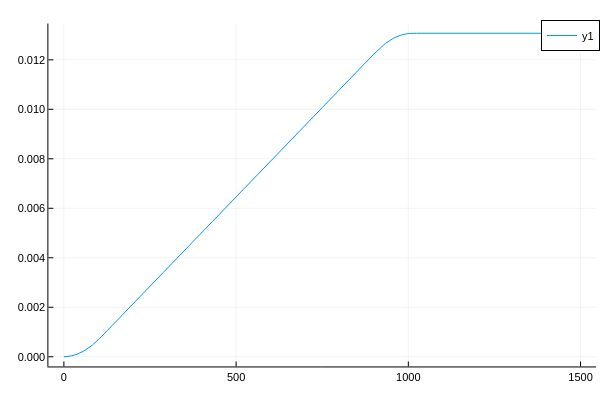

Notebook code cell kept with this figure:
### Code cell
plot(thist,Ωhist[2:end,1])

### Figure 1 — Plotly figure (JSON) as saved in the notebook; plotly's stock layout.template omitted (floating-point values rounded to 4 significant figures; data arrays with more than 128 entries replaced by an {"elided": "..."} marker saying what was removed)
{"data": [{"colorbar": {"len": 0.9525, "title": "", "x": 0.9934, "y": 0.5139}, "legendgroup": "y1", "line": {"color": "rgba(0, 154, 250, 1.000)", "dash": "solid", "shape": "linear", "width": 1}, "mode": "lines", "name": "y1", "showlegend": true, "type": "scatter", "x": {"elided": "3001 float values"}, "xaxis": "x", "y": {"elided": "3001 float values"}, "yaxis": "y", "zmax": null, "zmin": null}], "layout": {"annotations": [], "height": 400, "legend": {"bgcolor": "rgba(255, 255, 255, 1.000)", "bordercolor": "rgba(0, 0, 0, 1.000)", "borderwidth": 1, "font": {"color": "rgba(0, 0, 0, 1.000)", "family": "sans-serif", "size": 11}, "title": {"font": {"color": "rgba(0, 0, 0, 1.000)", "family": "sans-serif", "size": 15}, "text": ""}, "tracegroupgap": 0, "traceorder": "normal", "x": 1, "xanchor": "auto", "y": 1, "yanchor": "auto"}, "margin": {"b": 20, "l": 0, "r": 0, "t": 20}, "paper_bgcolor": "rgba(255, 255, 255, 1.000)", "plot_bgcolor": "rgba(255, 255, 255, 1.000)", "showlegend": true, "width": 600, "xaxis": {"anchor": "y", "domain": [0.08064, 0.9934], "gridcolor": "rgba(0, 0, 0, 0.100)", "gridwidth": 0.5, "linecolor": "rgba(0, 0, 0, 1.000)", "mirror": false, "range": [-45, 1545], "showgrid": true, "showline": true, "showticklabels": true, "tickangle": 0, "tickcolor": "rgb(0, 0, 0)", "tickfont": {"color": "rgba(0, 0, 0, 1.000)", "family": "sans-serif", "size": 11}, "tickmode": "array", "ticks": "inside", "ticktext": ["0", "500", "1000", "1500"], "tickvals": [0, 500, 1000, 1500], "title": "", "titlefont": {"color": "rgba(0, 0, 0, 1.000)", "family": "sans-serif", "size": 15}, "type": "-", "visible": true, "zeroline": false, "zerolinecolor": "rgba(0, 0, 0, 1.000)"}, "yaxis": {"anchor": "x", "domain": [0.03762, 0.9902], "gridcolor": "rgba(0, 0, 0, 0.100)", "gridwidth": 0.5, "linecolor": "rgba(0, 0, 0, 1.000)", "mirror": false, "range": [-0.0003922, 0.01347], "showgrid": true, "showline": true, "showticklabels": true, "tickangle": 0, "tickcolor": "rgb(0, 0, 0)", "tickfont": {"color": "rgba(0, 0, 0, 1.000)", "family": "sans-serif", "size": 11}, "tickmode": "array", "ticks": "inside", "ticktext": ["0.000", "0.002", "0.004", "0.006", "0.008", "0.010", "0.012"], "tickvals": [0, 0.002, 0.004, 0.006, 0.008, 0.01, 0.012], "title": "", "titlefont": {"color": "rgba(0, 0, 0, 1.000)", "family": "sans-serif", "size": 15}, "type": "-", "visible": true, "zeroline": false, "zerolinecolor": "rgba(0, 0, 0, 1.000)"}}}
